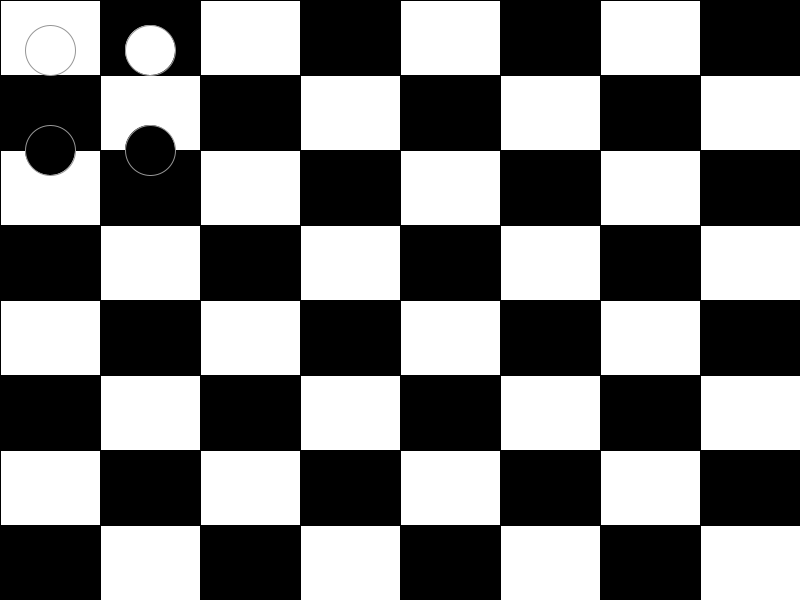
Frame 1 (no input)
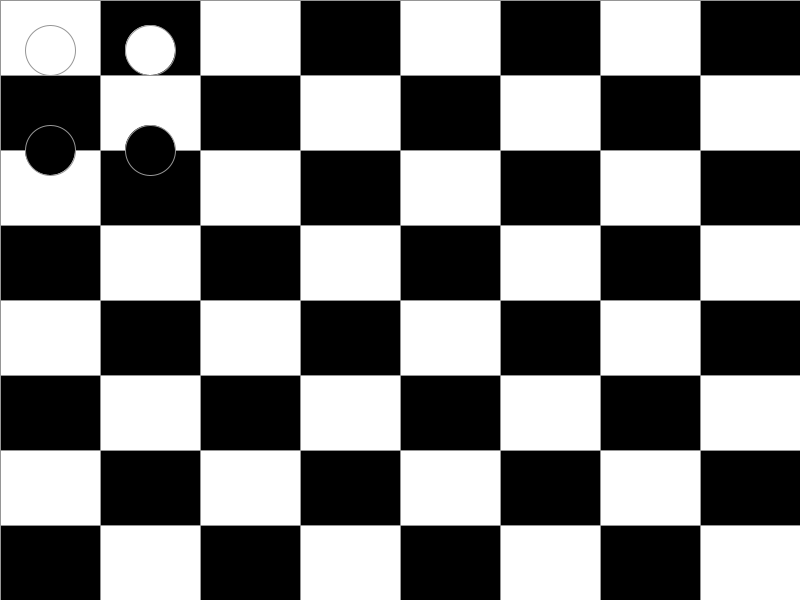
Frame 60 (the mouse pressed at the canvas centre just before this capture)
Frame 120 (the mouse held since frame 60 and released just before this capture): identical to frame 60, image omitted

The Processing sketch that drew these frames (run headless with seeded random() and noise(); from frame 60 on, the mouse is pressed at the canvas centre):

// Processing sketch: voorbereiding_les5_Opgave_dambord_met_stenen
// ── voorbereiding_les5_Opgave_dambord_met_stenen.pde
Dambord b;

void setup() {
  size(800,600);
  b = new Dambord();
}

void draw(){
  b.teken();
  b.tekenDamstenen();
}
// ── DamSteen.pde
class Damsteen{
  int x;
  int y;
  color colour; 
  int diameter;
  boolean isGeselecteerd;
  
  public Damsteen(int x, int y, color colour, int diameter){
    this.x = x;
    this.y = y;
    this.colour = colour;
    this.diameter = diameter;
  }
  
  void teken(){
    if(this.isGeselecteerd){
      strokeWeight(3);
    }else{
      strokeWeight(1);
    }    
    stroke(150);
    fill(this.colour);
    ellipse(this.x,this.y,this.diameter,this.diameter);    
  }  
  
  String toString(){
    return "De positie van de damsteen is x: "+this.x+", y: "+this.y;
  }
}
// ── Dambord.pde
class Dambord{
  Damsteen[] stenen;
  
  int x;
  int y;
  int breedte;
  int hoogte;
  
  public Dambord(){
    this.x=0;
    this.y=0;
    this.breedte = width;
    this.hoogte = height;
      
    color colour1 = #FFFFFF;
    color colour2 = #000000;
    
    this.stenen = new Damsteen[]{
      new Damsteen(50,50,colour1,50),
      new Damsteen(150,50,colour1,50),
      new Damsteen(50,150,colour2,50),
      new Damsteen(150,150,colour2,50)};
  }
  
  void teken(){
    int vBreedte = this.breedte/8;
    int vHoogte = this.hoogte/8;
    
    for(int ii=0;ii<8;ii++){
      for(int i=0;i<8;i++){
        fill(0); 
        if(i%2==0){
          if(ii%2==0){
            fill(255);
          }
        }else if(i%2==1){
          if(ii%2==1){
            fill(255);
          }
        }
        rect(x+i*vBreedte,y+ii*vHoogte,vBreedte, vHoogte);
      }
    }
    
    
  }
  
  void tekenDamstenen(){
    for(Damsteen s : this.stenen)
    s.teken();
  }
}
